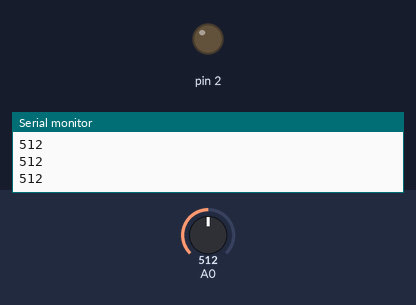
Simulated run of this sketch. Board: Arduino Uno, built with avr-gcc and run on an emulated ATmega328P. On the bench: output pins drawn as LEDs (lit = HIGH), the last lines printed to the serial monitor. The inputs (shaded band) are chosen by the test bench; at power-on: A0 = 512.

Above: at 1.2 s.
1.3 s: A0 set to 587
2.9 s: A0 set to 610
At 4.2 s:
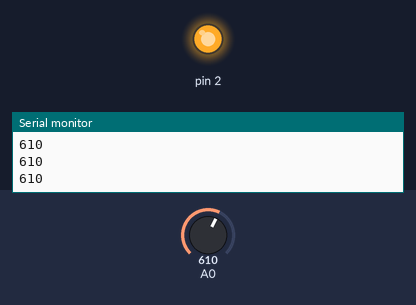
4.7 s: A0 set to 590
At 6.2 s:
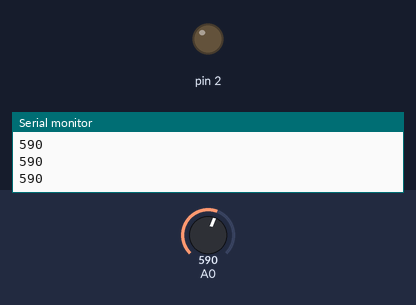
6.5 s: A0 set to 716
At 7.0 s:
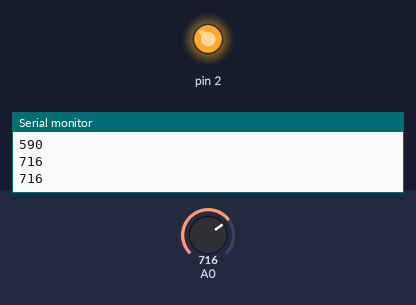
Timing chart, 0 to 9.2 s (numbered marks = the images above; inputs shaded):
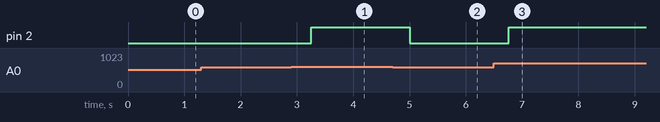

The sketch:

PIR_Sensor_Analog_Read.ino
```cpp
void setup()
{
 Serial.begin(9600);
 pinMode(2,OUTPUT);

}
void loop()
{int i=analogRead(A0);
Serial.println(i);
delay(250);
if(i>600)
{
 digitalWrite(2,HIGH);
}
else
digitalWrite(2,LOW);

}
```

Measured:
- the behaviour switches between 600 and 601 on A0 (found by bisection; images 0 and 1)
- after the input at 2.9 s, pin 2: LOW → HIGH after 0.35 s
- after the input at 4.7 s, pin 2: HIGH → LOW after 0.31 s
- after the input at 6.5 s, pin 2: LOW → HIGH after 0.26 s
